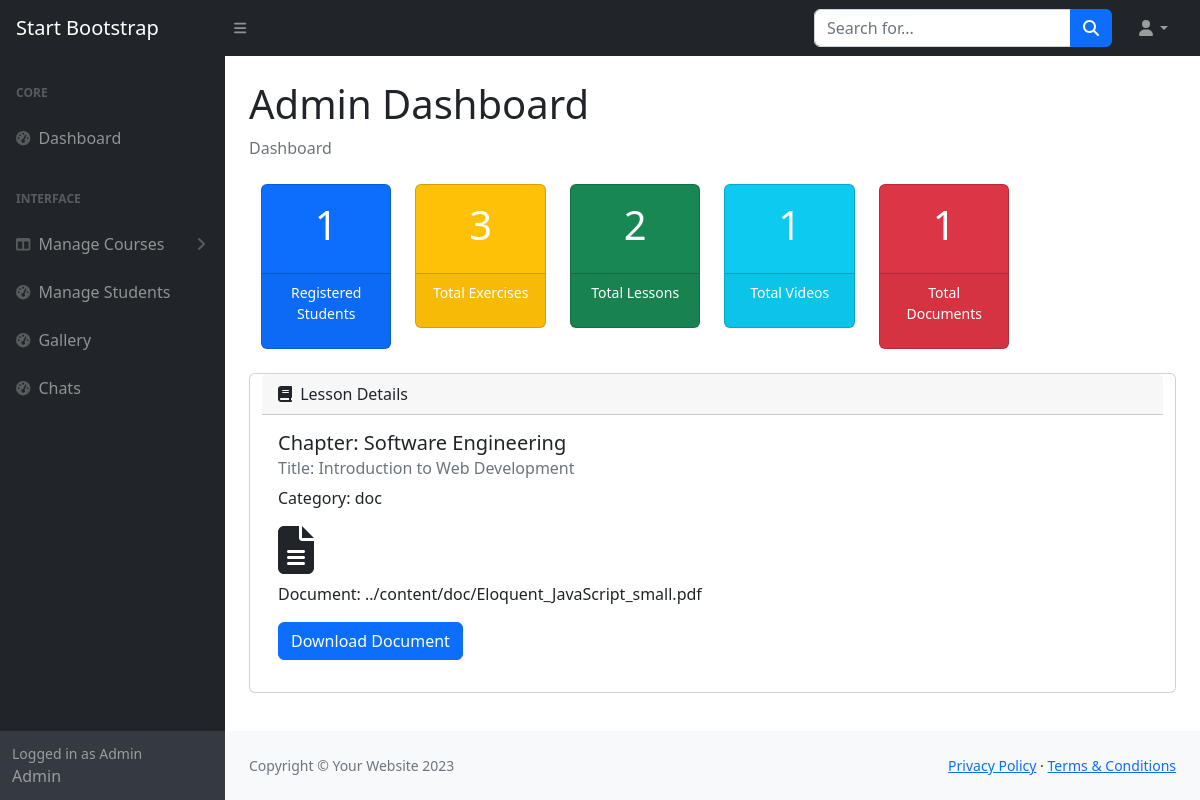
Screenshot of /admin/view_lesson.php?q=view&id=1 with the database file from the repository.
### tables this page shows
CREATE TABLE `tbllesson` (
  `LessonID` int(11) NOT NULL,
  `LessonChapter` varchar(90) NOT NULL,
  `LessonTitle` varchar(90) NOT NULL,
  `FileLocation` text NOT NULL,
  `Category` varchar(90) NOT NULL
);

### admin/classes/Courses.php (called while the page is built, shortened)
<?php
class Course
{
    private $conn;
    public function __construct()
    {
        include '../config/dbcon.php';
        $this->conn = $conn;
    }
    public function fetchLessonByID($lessonID)
    {
        $stmt = $this->conn->prepare("SELECT * FROM tbllesson WHERE LessonID = ?");
        $stmt->bind_param("i", $lessonID);
        if ($stmt->execute()) {
            $result = $stmt->get_result();
            return $result->fetch_assoc();
        } else {
            throw new Exception("Failed to fetch lesson: " . $this->conn->error);
        }
    }
}

### admin/view_lesson.php (the view, shortened to what this page needs)
<?php
include_once './admin_includes/header.php';
include_once './admin_includes/aside.php';
include_once './admin_includes/action_buttons.php';
include_once 'classes/Courses.php';
$course = new Course();
if (isset($_GET['id'])) {
    $lessonID = $_GET['id'];
    $lesson = $course->fetchLessonByID($lessonID);
} else {
    echo "<div class='alert alert-danger'>No lesson ID provided!</div>";
    exit();
}
?>
<div class="card mb-4">
    <div class="card-header">
        <i class="fas fa-book me-1"></i> Lesson Details
    </div>
    <div class="card-body">
        <h5 class="card-title">Chapter: <?php echo htmlspecialchars($lesson['LessonChapter']); ?></h5>
        <h6 class="card-subtitle mb-2 text-muted">Title: <?php echo htmlspecialchars($lesson['LessonTitle']); ?></h6>
        <p class="card-text">Category: <?php echo htmlspecialchars($lesson['Category']); ?></p>
        <?php
        if ($lesson['Category'] === 'video') {
            echo "<div class='mb-3'>
                    <video width='100%' height='auto' controls>
                        <source src='" . htmlspecialchars($lesson['FileLocation']) . "' type='video/mp4'>
                        Your browser does not support the video tag.
                    </video>
                  </div>";
        } elseif ($lesson['Category'] === 'doc') {
            echo "<div class='mb-3'>
                    <i class='fas fa-file-alt fa-3x'></i>
                    <p class='mt-2'>Document: " . htmlspecialchars($lesson['FileLocation']) . "</p>
                    <a href='" . htmlspecialchars($lesson['FileLocation']) . "' class='btn btn-primary' download>Download Document</a>
                  </div>";
        } else {
            echo "<div class='alert alert-warning'>No file associated with this lesson.</div>";
        }
        ?>
    </div>
</div>
<?php include './admin_includes/footer.php'; ?>

### rows the page displays
tbllesson: LessonChapter "Software Engineering", LessonTitle "Introduction to Web Development", Category "doc", FileLocation "../content/doc/Eloquent_JavaScript_small.pdf"

### other values shown
$studentCount "1"
$exerciseCount "3"
$lessonCount "2"
$videoCount "1"
$documentCount "1"
